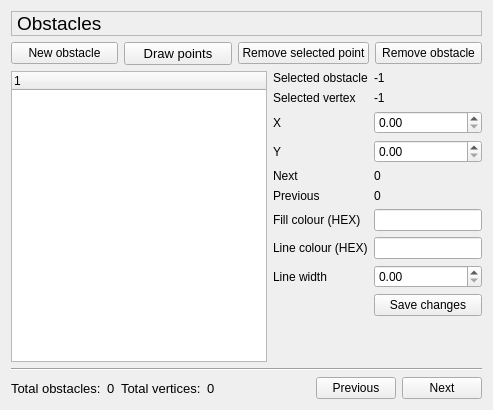
       <widget class="QWidget" name="page_2">
        <layout class="QVBoxLayout" name="verticalLayout_4">
         <item>
          <widget class="QLabel" name="p2_title">
           <property name="sizePolicy">
            <sizepolicy hsizetype="Expanding" vsizetype="Preferred">
             <horstretch>0</horstretch>
             <verstretch>0</verstretch>
            </sizepolicy>
           </property>
           <property name="font">
            <font>
             <pointsize>14</pointsize>
            </font>
           </property>
           <property name="frameShape">
            <enum>QFrame::StyledPanel</enum>
           </property>
           <property name="frameShadow">
            <enum>QFrame::Plain</enum>
           </property>
           <property name="text">
            <string>Obstacles</string>
           </property>
          </widget>
         </item>
         <item>
          <layout class="QHBoxLayout" name="horizontalLayout_4">
           <item>
            <widget class="QPushButton" name="p2_newObstacle">
             <property name="text">
              <string>New obstacle</string>
             </property>
            </widget>
           </item>
           <item>
            <widget class="QPushButton" name="p2_drawPoints">
             <property name="font">
              <font>
               <pointsize>10</pointsize>
              </font>
             </property>
             <property name="text">
              <string>Draw points</string>
             </property>
             <property name="checkable">
              <bool>true</bool>
             </property>
             <property name="checked">
              <bool>false</bool>
             </property>
            </widget>
           </item>
           <item>
            <widget class="QPushButton" name="p2_removePoint">
             <property name="text">
              <string>Remove selected point</string>
             </property>
            </widget>
           </item>
           <item>
            <widget class="QPushButton" name="p2_removeObstacle">
             <property name="text">
              <string>Remove obstacle</string>
             </property>
            </widget>
           </item>
          </layout>
         </item>
         <item>
          <layout class="QHBoxLayout" name="horizontalLayout_3">
           <item>
            <widget class="QTreeWidget" name="p2_treeWidget_obstacles">
             <column>
              <property name="text">
               <string notr="true">1</string>
              </property>
             </column>
            </widget>
           </item>
           <item>
            <layout class="QFormLayout" name="formLayout">
             <property name="leftMargin">
              <number>0</number>
             </property>
             <property name="topMargin">
              <number>0</number>
             </property>
             <property name="rightMargin">
              <number>0</number>
             </property>
             <item row="2" column="0">
              <widget class="QLabel" name="lb_x">
               <property name="text">
                <string>X</string>
               </property>
              </widget>
             </item>
             <item row="2" column="1">
              <widget class="QDoubleSpinBox" name="doubleSpinBox_vrtxX">
               <property name="maximum">
                <double>1000000000.000000000000000</double>
               </property>
               <property name="singleStep">
                <double>1.000000000000000</double>
               </property>
              </widget>
             </item>
             <item row="3" column="0">
              <widget class="QLabel" name="lb_y">
               <property name="text">
                <string>Y</string>
               </property>
              </widget>
             </item>
             <item row="3" column="1">
              <widget class="QDoubleSpinBox" name="doubleSpinBox_vrtxY">
               <property name="maximum">
                <double>1000000000.000000000000000</double>
               </property>
               <property name="singleStep">
                <double>1.000000000000000</double>
               </property>
              </widget>
             </item>
             <item row="4" column="0">
              <widget class="QLabel" name="lb_next">
               <property name="text">
                <string>Next</string>
               </property>
              </widget>
             </item>
             <item row="4" column="1">
              <widget class="QLabel" name="label_vrtxNext">
               <property name="text">
                <string>0</string>
               </property>
              </widget>
             </item>
             <item row="5" column="0">
              <widget class="QLabel" name="lb_prev">
               <property name="text">
                <string>Previous</string>
               </property>
              </widget>
             </item>
             <item row="5" column="1">
              <widget class="QLabel" name="label_vrtxPrevious">
               <property name="text">
                <string>0</string>
               </property>
              </widget>
             </item>
             <item row="6" column="0">
              <widget class="QLabel" name="lb_fillCol">
               <property name="text">
                <string>Fill colour (HEX)</string>
               </property>
              </widget>
             </item>
             <item row="6" column="1">
              <widget class="QLineEdit" name="lineEdit_fillCol"/>
             </item>
             <item row="7" column="0">
              <widget class="QLabel" name="lb_lineCol">
               <property name="text">
                <string>Line colour (HEX)</string>
               </property>
              </widget>
             </item>
             <item row="7" column="1">
              <widget class="QLineEdit" name="lineEdit_lineCol"/>
             </item>
             <item row="8" column="0">
              <widget class="QLabel" name="lb_fillCol_2">
               <property name="text">
                <string>Line width</string>
               </property>
              </widget>
             </item>
             <item row="8" column="1">
              <widget class="QDoubleSpinBox" name="doubleSpinBox_lineWidth">
               <property name="singleStep">
                <double>1.000000000000000</double>
               </property>
              </widget>
             </item>
             <item row="9" column="1">
              <widget class="QPushButton" name="p2_saveChanges">
               <property name="sizePolicy">
                <sizepolicy hsizetype="Preferred" vsizetype="Fixed">
                 <horstretch>0</horstretch>
                 <verstretch>0</verstretch>
                </sizepolicy>
               </property>
               <property name="text">
                <string>Save changes</string>
               </property>
              </widget>
             </item>
             <item row="10" column="1">
              <spacer name="verticalSpacer_2">
               <property name="orientation">
                <enum>Qt::Vertical</enum>
               </property>
               <property name="sizeHint" stdset="0">
                <size>
                 <width>20</width>
                 <height>40</height>
                </size>
               </property>
              </spacer>
             </item>
             <item row="0" column="1">
              <widget class="QLabel" name="label_selectedObstacle">
               <property name="text">
                <string>-1</string>
               </property>
              </widget>
             </item>
             <item row="0" column="0">
              <widget class="QLabel" name="label_2">
               <property name="text">
                <string>Selected obstacle</string>
               </property>
              </widget>
             </item>
             <item row="1" column="0">
              <widget class="QLabel" name="label_47">
               <property name="text">
                <string>Selected vertex</string>
               </property>
              </widget>
             </item>
             <item row="1" column="1">
              <widget class="QLabel" name="label_selectedVrtx">
               <property name="text">
                <string>-1</string>
               </property>
              </widget>
             </item>
            </layout>
           </item>
          </layout>
         </item>
         <item>
          <widget class="Line" name="line_3">
           <property name="orientation">
            <enum>Qt::Horizontal</enum>
           </property>
          </widget>
         </item>
         <item>
          <layout class="QHBoxLayout" name="horizontalLayout_5">
           <item>
            <widget class="QLabel" name="lb_totalObst">
             <property name="font">
              <font>
               <pointsize>10</pointsize>
              </font>
             </property>
             <property name="text">
              <string>Total obstacles:</string>
             </property>
            </widget>
           </item>
           <item>
            <widget class="QLabel" name="totalObst">
             <property name="font">
              <font>
               <pointsize>10</pointsize>
              </font>
             </property>
             <property name="text">
              <string>0</string>
             </property>
            </widget>
           </item>
           <item>
            <widget class="QLabel" name="lb_totalVertcs">
             <property name="font">
              <font>
               <pointsize>10</pointsize>
              </font>
             </property>
             <property name="text">
              <string>Total vertices:</string>
             </property>
            </widget>
           </item>
           <item>
            <widget class="QLabel" name="totalVrtcs">
             <property name="font">
              <font>
               <pointsize>10</pointsize>
              </font>
             </property>
             <property name="text">
              <string>0</string>
             </property>
            </widget>
           </item>
           <item>
            <spacer name="horizontalSpacer_2">
             <property name="orientation">
              <enum>Qt::Horizontal</enum>
             </property>
             <property name="sizeHint" stdset="0">
              <size>
               <width>40</width>
               <height>20</height>
              </size>
             </property>
            </spacer>
           </item>
           <item>
            <widget class="QPushButton" name="p2_previous">
             <property name="text">
              <string>Previous</string>
             </property>
            </widget>
           </item>
           <item>
            <widget class="QPushButton" name="p2_next">
             <property name="text">
              <string>Next</string>
             </property>
            </widget>
           </item>
          </layout>
         </item>
        </layout>
       </widget>
